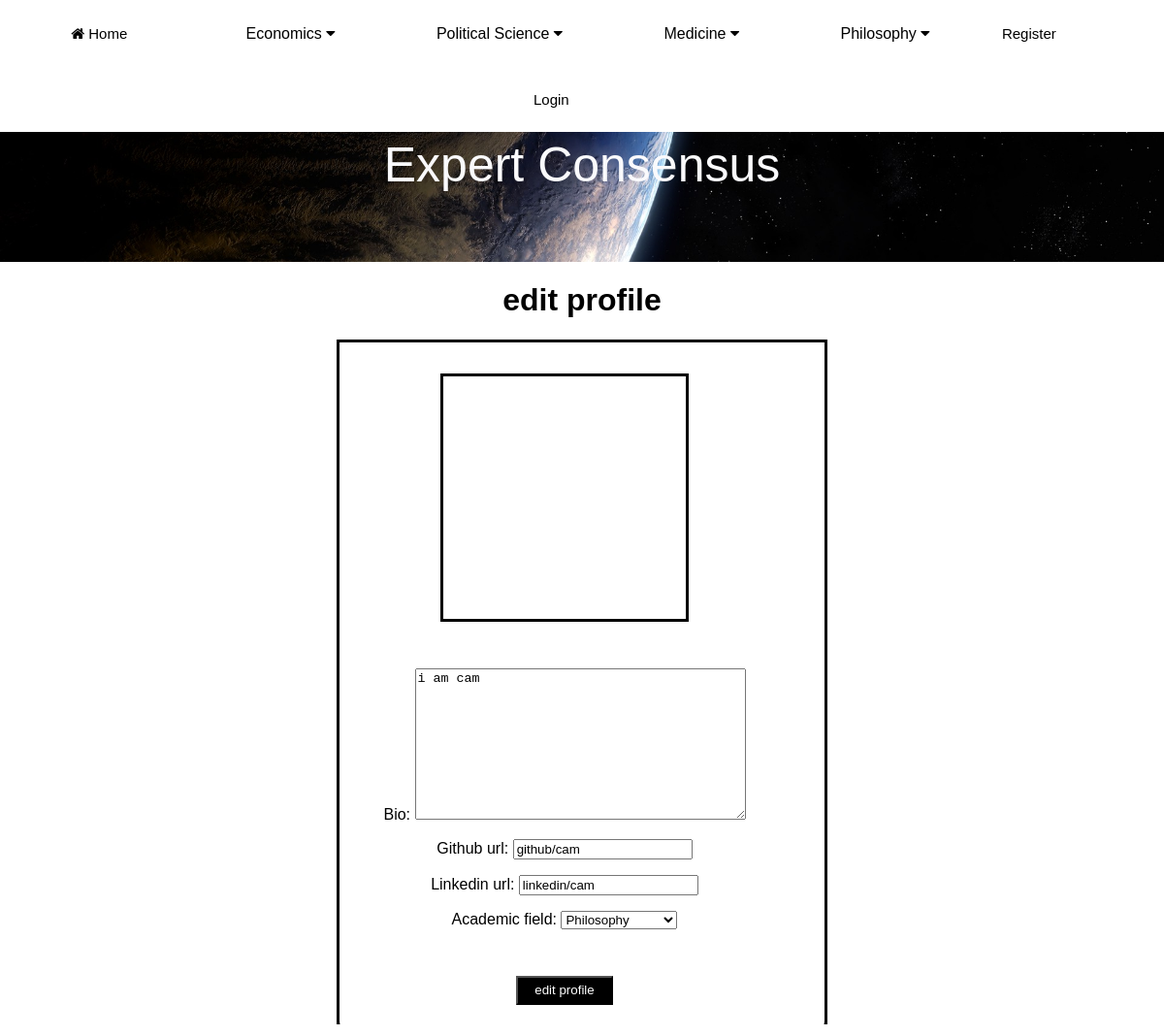
The page /Members22/edit_profile_page/ on the database its author committed.
### MainApp/models.py (models this page shows, shortened)
class Profile(models.Model):
    field1 = "philosophy"
    field2 = "economics"
    field3 = "medicine"
    field4 = "political_science"
    fields = ((field1, 'Philosophy'), (field2, "Economics"),
              (field3, "Medicine"), (field4, "Political Science"),)
    user = models.OneToOneField(User, null=True, on_delete=models.CASCADE)
    follows = models.ManyToManyField("self",
                                     related_name="followed_by",
                                     symmetrical=False,
                                     blank=True)
    academic_field = models.CharField(max_length=30, choices=fields, default="No Field Selected")
    bio = models.TextField(default='')
    profile_picture = models.ImageField(null=True, blank=True, upload_to="images/profile/")
    github_url = models.CharField(max_length=255, null=True, blank=True)
    linkedin_url = models.CharField(max_length=255, null=True, blank=True)

### Members/views.py (the view)
# urls.py: path('<int:pk>/edit_profile_page/', EditProfilePageView.as_view(), name="edit_profile_page"),
class EditProfilePageView(generic.UpdateView):
    model = Profile
    template_name = 'registration/edit_profile_page.html'
    fields = ['bio', 'github_url', 'linkedin_url', 'academic_field']
    success_url = reverse_lazy('MainApp:home')

### Members/templates/registration/edit_profile_page.html (shortened to what this page needs)
{% extends "MainApp/base.html" %}
{% block content %}
<h1>edit profile</h1>
<div id="edit_div">
    <form method="post", enctype="multipart/form-data" style="border: none;">
        <div id="edit_profile_media">
        </div>
        <br>
        <div id="edit_profile_fields">
            {{ form.as_p }}
        </div>
        <br>
        <button style="height: 30px; width: 100px; margin:auto;float:center; color:white;background-color:black;">edit profile</button>
    </form>
</div>
{% endblock %}

### MainApp/static/style.css (style rules this page uses)
body { margin: 0; padding: 0; background: white; font-family: arial; }
#edit_profile_media { border: solid; width:250px; height:250px; margin:auto; float:center; }
#edit_profile_fields { width:400px; }
#edit_div { margin:auto; float:center; width:500px; height:700px; border:solid; }
p { color: black; text-align: center; }
h1 { color: black; text-align: center; }
form { box-sizing: border-box; padding: 2rem; border-radius: 1rem; background-color: hsl(0, 0%, 100%); border: 4px solid hsl(0, 0%, 90%); display: grid; grid-template-columns: 1fr 1fr; gap: 2rem; }

### rows shown on the page
Profile: bio "i am cam", github_url "github/cam", linkedin_url "linkedin/cam", academic_field "Philosophy"
